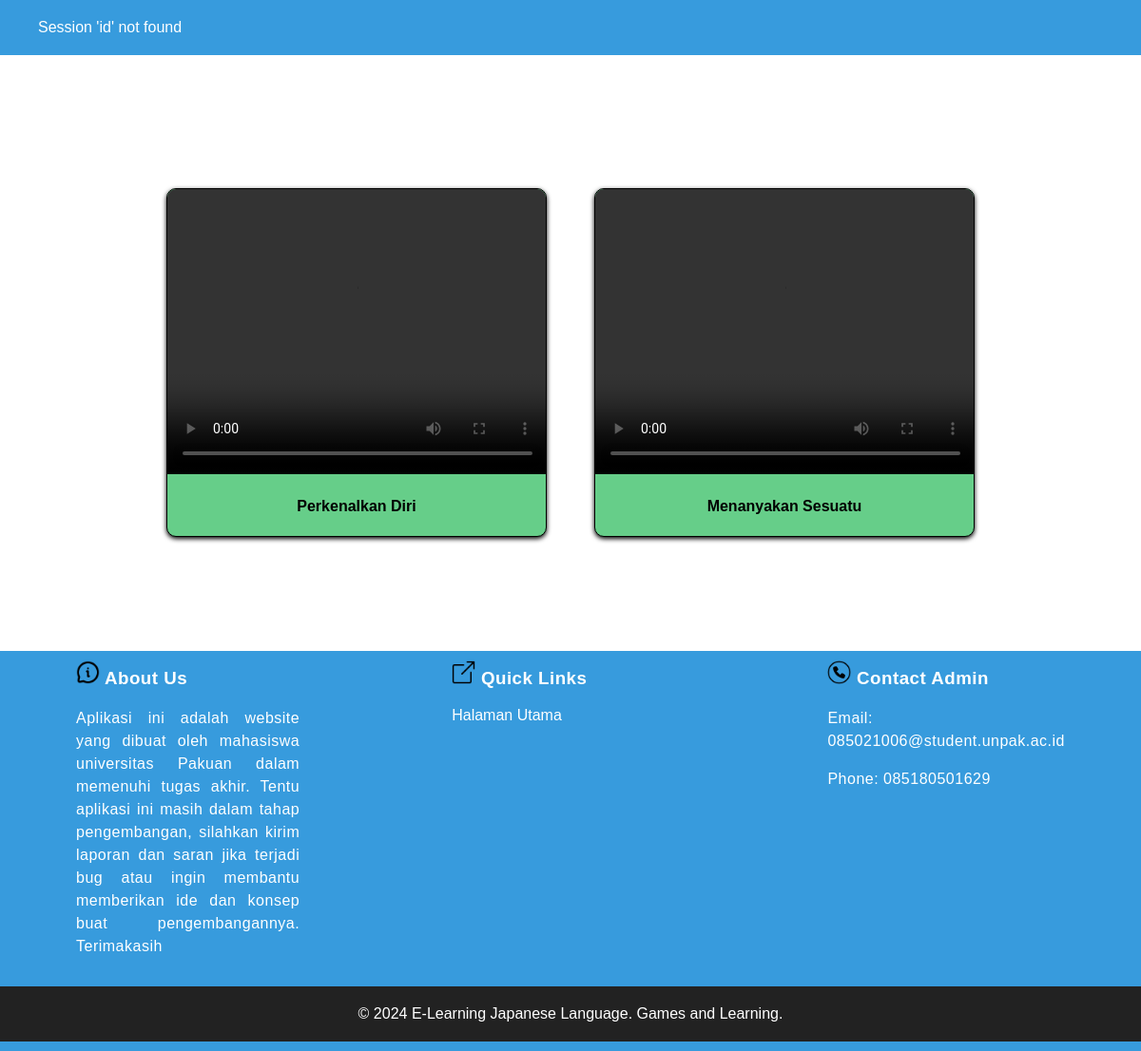
Page /users/task_percakapan.php on the committed database.
### tables this page shows
CREATE TABLE `gambar_percakapan` (
  `id` int(2) NOT NULL,
  `jenis_percakapan` varchar(30) NOT NULL,
  `video` varchar(50) NOT NULL
);

### users/task_percakapan.php (the view, shortened to what this page needs)
<!DOCTYPE html>
<html lang="en">
<head>
    <link rel="stylesheet" href="../css/style-user.css">
</head>
<body>
<header>
<div class="profile">
    <?php
    $koneksi = mysqli_connect("localhost", "root", "", "e_learning_jpl");
    if (isset($_SESSION['id'])) {
        $id = $_SESSION['id'];
        $sql = "SELECT nama, progres_level, foto_profile FROM user WHERE id = '$id'";
        $result = mysqli_query($koneksi, $sql);
        if (mysqli_num_rows($result) > 0) {
            $row = mysqli_fetch_assoc($result);
            $nama = $row["nama"];
            $progres_level = $row["progres_level"];
            $profile_picture = $row["foto_profile"];
            if (!empty($profile_picture)) {
                echo "<img src='../uploads_profile/$profile_picture' alt='Profile Picture' onclick='openProfilePopup()' class='profile-pic'>";
            } else {
                echo "<img src='../images/default_profile_picture.jpg' alt='Profile Picture' onclick='openProfilePopup()'>";
            }
            echo "<div class='profile-info'>";
            echo "<span>$nama</span>";
            echo "<p id='levelText'>$progres_level</p>";
            echo "<div class='progress-bar'>";
            echo "<div class='progress' style='width: $progres_level%;'></div>";
            echo "</div>";
            echo "</div>";
        } else {
            echo "0 results";
        }
        if (mysqli_num_rows($result) > 0) {
            $exp_points = $progres_level;
            $levelText = "";
            $levelColor = "";
            if ($exp_points >= 0 && $exp_points < 25) {
                $levelText = 'Beginner';
                $levelColor = '#00ff00';
            } else if ($exp_points >= 25 && $exp_points < 50) {
                $levelText = 'Master';
                $levelColor = '#ffff00';
            } else if ($exp_points >= 50 && $exp_points < 75) {
                $levelText = 'Grandmaster';
                $levelColor = '#0000ff';
            } else {
                $levelText = 'Expert';
                $levelColor = '#ff0000';
            }
            echo "<script>
                var levelText = document.getElementById('levelText');
                levelText.textContent = '$levelText';
                levelText.style.color = '$levelColor'; // Terapkan warna khusus
            </script>";
        }
    } else {
        echo "Session 'id' not found";
    }
    ?>
</div>
</header>
<main>
    <?php
    $koneksi = mysqli_connect("localhost", "root", "", "e_learning_jpl");
    $query = "SELECT id, jenis_percakapan, video FROM gambar_percakapan";
    $result = mysqli_query($koneksi, $query);
    if (mysqli_num_rows($result) > 0) {
        echo '<div class="task-container">';
        while ($row = mysqli_fetch_assoc($result)) {
            echo '<div class="task-item">';
            echo '<video width="400" height="300" controls id="video_' . $row['id'] . '">';
            echo '<source src="../videos/video_percakapan/' . $row['video'] . '" type="video/mp4">';
            echo '</video>';
            echo '<h4>' . $row['jenis_percakapan'] . '</h4>';
            echo '</div>';
        }
        echo '</div>';
    } else {
        echo "<p style='text-align:center;'>Percakapan tidak tersedia untuk saat ini!</p>";
    }
    ?>
</main>
<footer>
    <div class="footer-container">
        <div class="footer-column">
            <h3><img src="../images/icons/about.png" alt="About Us Icon" class="footer-icon"> About Us</h3>
            <p>Aplikasi ini adalah website yang dibuat oleh mahasiswa universitas Pakuan dalam memenuhi tugas akhir. Tentu aplikasi ini masih dalam tahap pengembangan, silahkan kirim laporan dan saran jika terjadi bug atau ingin membantu memberikan ide dan konsep buat pengembangannya. Terimakasih</p>
        </div>
        <div class="footer-column">
            <h3><img src="../images/icons/link.png" alt="Quick Links Icon" class="footer-icon"> Quick Links</h3>
            <ul>
                <li><a href="Dashboard_user.php">Halaman Utama</a></li>
            </ul>
        </div>
        <div class="footer-column">
            <h3><img src="../images/icons/contact.png" alt="Contact Icon" class="footer-icon"> Contact Admin</h3>
            <p>Email: 085021006@student.unpak.ac.id</p>
            <p>Phone: 085180501629</p>
        </div>
    </div>
    <div class="footer-bottom">
        &copy; 2024 E-Learning Japanese Language. Games and Learning.
    </div>
</footer>
</body>
</html>

### css/style-user.css (style rules this page uses)
body { font-family: Arial, sans-serif; margin: 0; padding: 0; }
header { background-color: rgb(55, 155, 221); color: #fff; text-align: center; position: relative; }
main { max-width: 100%; margin: 0 auto; padding: 100px; box-sizing: border-box; text-decoration: none; }
p { margin-bottom: 0; text-align: justify; }
.profile { display: flex; align-items: center; margin-bottom: 20px; padding: 0 40px; padding-top: 20px; padding-bottom: 20px; }
footer { background-color: rgb(55, 155, 221); color: #fff; padding: 10px 0; }
.footer-container { display: flex; justify-content: space-around; flex-wrap: wrap; }
.footer-column { flex: 1; margin: 0 80px; }
.footer-column h3, .footer-column p { color: #fff; text-align: justify; line-height: 1.5; letter-spacing: 0.5px; }
.footer-column .footer-icon { width: 25px; height: 25px; object-fit: cover; }
.footer-column ul { list-style-type: none; padding: 0; }
.footer-column ul li { margin-bottom: 10px; width: 200px; }
.footer-column ul li a { color: #fff; text-decoration: none; }
.footer-bottom { margin-top: 30px; text-align: center; padding-top: 20px; padding-bottom: 20px; background-color: #222; }
.task-container { display: flex; flex-wrap: wrap; justify-content: center; gap: 50px; padding: 20px; }
.task-item { background-color: rgb(102, 206, 137); border: 1px solid rgb(0, 0, 0); border-radius: 10px; overflow: hidden; box-shadow: 0 2px 5px rgba(0, 0, 0, 1); font-weight: bold; transition: transform 0.3s ease; width: calc(100% / 3 - 150px); box-sizing: border-box; text-align: center; align-items: center; }

### users/task_percakapan.php (style rules this page uses)
.popup-content h2,h3 { margin:0; }
.task-item { width: 400px; }

### rows in the picture
gambar_percakapan: jenis_percakapan "Perkenalkan Diri"
gambar_percakapan: jenis_percakapan "Menanyakan Sesuatu"
